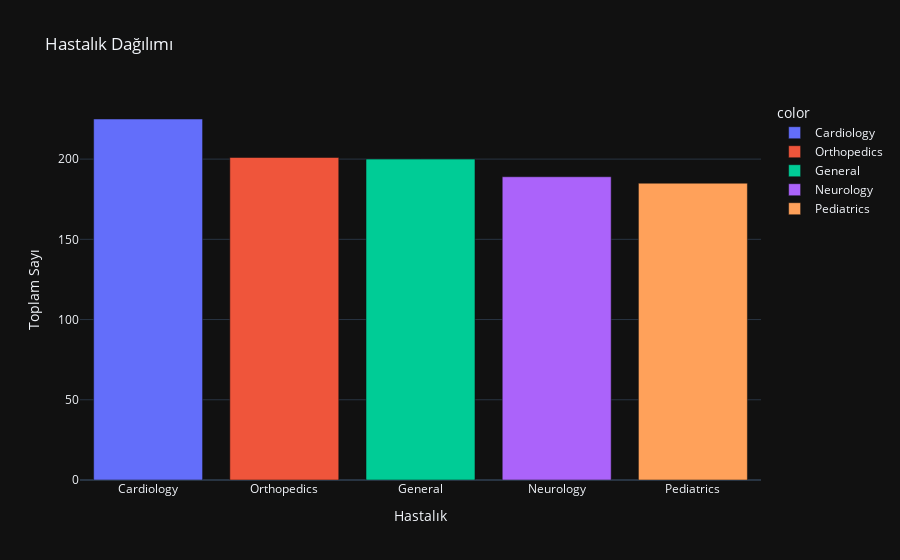

The cell this chart's notebook holds for it:
### Code cell
count_dis = data['Disease'].value_counts() #hasta türe göre sayisi 

# Plotly ile hastalık dağılımını görselleştirme
fig=px.bar(x=count_dis.index,  #6 indexi var
           y=count_dis.values, # sayisi 
           color=count_dis.index, # rekleri yine sayisina göre
           labels={'x': 'Hastalık','y': 'Toplam Sayı'}, #label yazdırma
           title='Hastalık Dağılımı', #başlık 
           template='plotly_dark') # arkapılan 

fig.show()

### Figure 1 — Plotly figure (JSON) as saved in the notebook; plotly's stock layout.template omitted (floating-point values rounded to 4 significant figures)
{"data": [{"alignmentgroup": "True", "hovertemplate": "color=Cardiology<br>Hastalık=%{x}<br>Toplam Sayı=%{y}<extra></extra>", "legendgroup": "Cardiology", "marker": {"color": "#636efa", "pattern": {"shape": ""}}, "name": "Cardiology", "offsetgroup": "Cardiology", "orientation": "v", "showlegend": true, "textposition": "auto", "type": "bar", "x": ["Cardiology"], "xaxis": "x", "y": [225], "yaxis": "y"}, {"alignmentgroup": "True", "hovertemplate": "color=Orthopedics<br>Hastalık=%{x}<br>Toplam Sayı=%{y}<extra></extra>", "legendgroup": "Orthopedics", "marker": {"color": "#EF553B", "pattern": {"shape": ""}}, "name": "Orthopedics", "offsetgroup": "Orthopedics", "orientation": "v", "showlegend": true, "textposition": "auto", "type": "bar", "x": ["Orthopedics"], "xaxis": "x", "y": [201], "yaxis": "y"}, {"alignmentgroup": "True", "hovertemplate": "color=General<br>Hastalık=%{x}<br>Toplam Sayı=%{y}<extra></extra>", "legendgroup": "General", "marker": {"color": "#00cc96", "pattern": {"shape": ""}}, "name": "General", "offsetgroup": "General", "orientation": "v", "showlegend": true, "textposition": "auto", "type": "bar", "x": ["General"], "xaxis": "x", "y": [200], "yaxis": "y"}, {"alignmentgroup": "True", "hovertemplate": "color=Neurology<br>Hastalık=%{x}<br>Toplam Sayı=%{y}<extra></extra>", "legendgroup": "Neurology", "marker": {"color": "#ab63fa", "pattern": {"shape": ""}}, "name": "Neurology", "offsetgroup": "Neurology", "orientation": "v", "showlegend": true, "textposition": "auto", "type": "bar", "x": ["Neurology"], "xaxis": "x", "y": [189], "yaxis": "y"}, {"alignmentgroup": "True", "hovertemplate": "color=Pediatrics<br>Hastalık=%{x}<br>Toplam Sayı=%{y}<extra></extra>", "legendgroup": "Pediatrics", "marker": {"color": "#FFA15A", "pattern": {"shape": ""}}, "name": "Pediatrics", "offsetgroup": "Pediatrics", "orientation": "v", "showlegend": true, "textposition": "auto", "type": "bar", "x": ["Pediatrics"], "xaxis": "x", "y": [185], "yaxis": "y"}], "layout": {"barmode": "relative", "legend": {"title": {"text": "color"}, "tracegroupgap": 0}, "title": {"text": "Hastalık Dağılımı"}, "xaxis": {"anchor": "y", "domain": [0, 1], "title": {"text": "Hastalık"}}, "yaxis": {"anchor": "x", "domain": [0, 1], "title": {"text": "Toplam Sayı"}}}}
